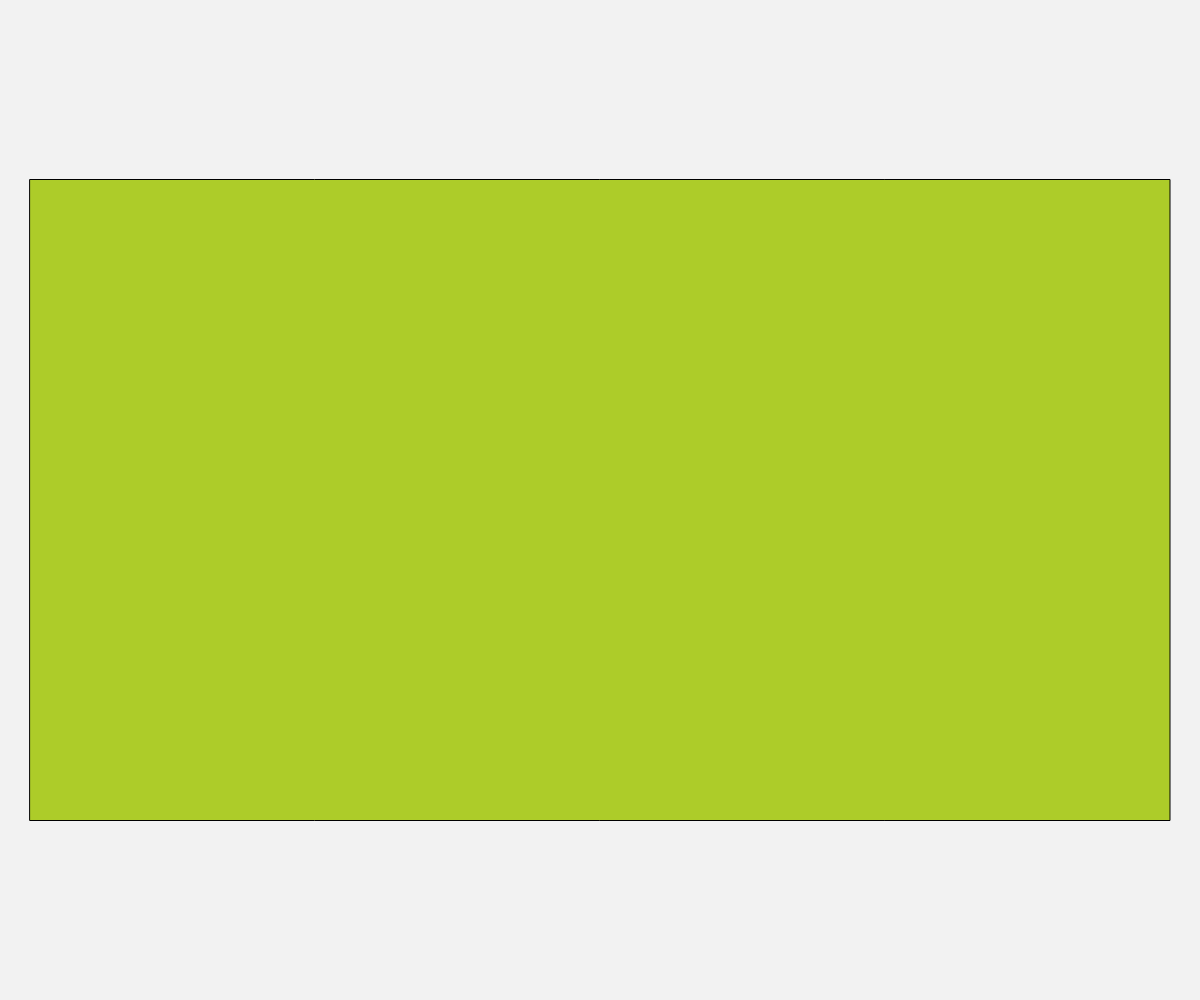
Frame 1 (no input)
Frame 60 (no input): identical to frame 1, image omitted
Frame 120 (the mouse pressed at the canvas centre since frame 60): identical to frame 1, image omitted

The p5.js sketch that drew this single still picture (run headless with seeded random() and noise() and a simulated clock; from frame 60 on, the mouse is pressed at the canvas centre):

// p5.js sketch
// ── sketch.js
/****************************************************************
https://editor.p5js.org/Anne-Laure/sketches/isSlIPoVn
Dessiner un rectangle qui prend 95% de la hauteur ou largeur d'écran et se centre

Voir mon article https://knowledge.parcours-performance.com/p5js-canevas-responsive/ 
****************************************************************/

var grafSize;
var grafPos;
var ratio = 16 / 9; // ratio du rectangle que je veux dessiner w = ratio * h 

var drawLoop = true ; // arrêter la boucle draw
function setup() {

  createCanvas(windowWidth, windowHeight);
  colorMode(HSB, 360, 100, 100, 100);

  grafSize = createVector(0, 0);
  grafPos = createVector(0, 0);

}

function draw() {

  if( drawLoop) {
    
    background(95) ;
    let col = random(100) ; // couleur
    grafSize = ajustImage("sz", ratio);
    grafPos = ajustImage("ps", ratio);
    fill( col, 80, 80, 100 ) ;
    rect(grafPos.x, grafPos.y, grafSize.x, grafSize.y);  
    drawLoop = false ;
    
  }

}


function ajustImage(txt, ratio) {

  // RAPPEL ratio = 3/4 ; // ratio du rectangle que je veux dessiner w= 3 --> h = 4
  let coeff = 0.95; // on veut que l'image ne représente que 95% du plus petit côté du canevas
  let CanR = width / height;
  print(txt, " Canevas W/H ", CanR);

  let maxSize = createVector(0, 0);
  let gPos = createVector(0, 0);

  if (CanR >= 1) {
    // la largeur est supérieure à la hauteur. C'est la hauteur qui nous limite
    if ( height * coeff * ratio >= width * coeff ) {
        
      // il faut que la hauteur soit réduite malgré tout
      maxSize.y = width * coeff / ratio ;
    } else {
      // il faut que la largeur ne dépasse pas la largeur moins la bordure prévue
      maxSize.y = height * coeff ; 
    }   
    maxSize.x = maxSize.y * ratio ;
    
  } else {
    // la hauteur est supérieure à la largeur. C'est la largeur qui nous limite
    /* maxSize.x est le plus petit de 
        - la largeur du canevas * le coefficient d'occupation (pour avoir une bordure)
        - la hauteur du dessin qui doit quand même respecter le ratio initial sans dépasser la hauteur du canevas
    */
    if ( width * coeff / ratio >= height * coeff ) {
        
      // il faut que la largeur soit réduite malgré tout
      maxSize.x = height * coeff * ratio ;
    } else {
      // il faut que la largeur ne dépasse pas la largeur moins la bordure prévue
      maxSize.x = width * coeff ; 
    }
    
    maxSize.y = maxSize.x / ratio ;
  }

  maxSize.x = int(maxSize.x);
  maxSize.y = int(maxSize.y);
  gPos.x = (width - maxSize.x) / 2;
  gPos.y = (height - maxSize.y) / 2;


  if (txt == "sz") {
    print(txt, "l canvas, l size, h canvas, h size ", width, maxSize.x, height, maxSize.y);
    return maxSize;
  } else if (txt == "ps") {
    print(txt, "x, y totx toty", gPos.x, gPos.y, maxSize.x + 2 * gPos.x, maxSize.y + 2 * gPos.y);
    return gPos;
  }
}

function windowResized() {
  resizeCanvas(windowWidth, windowHeight);
  // redessiner avec draw()
  drawLoop = true ;
}
